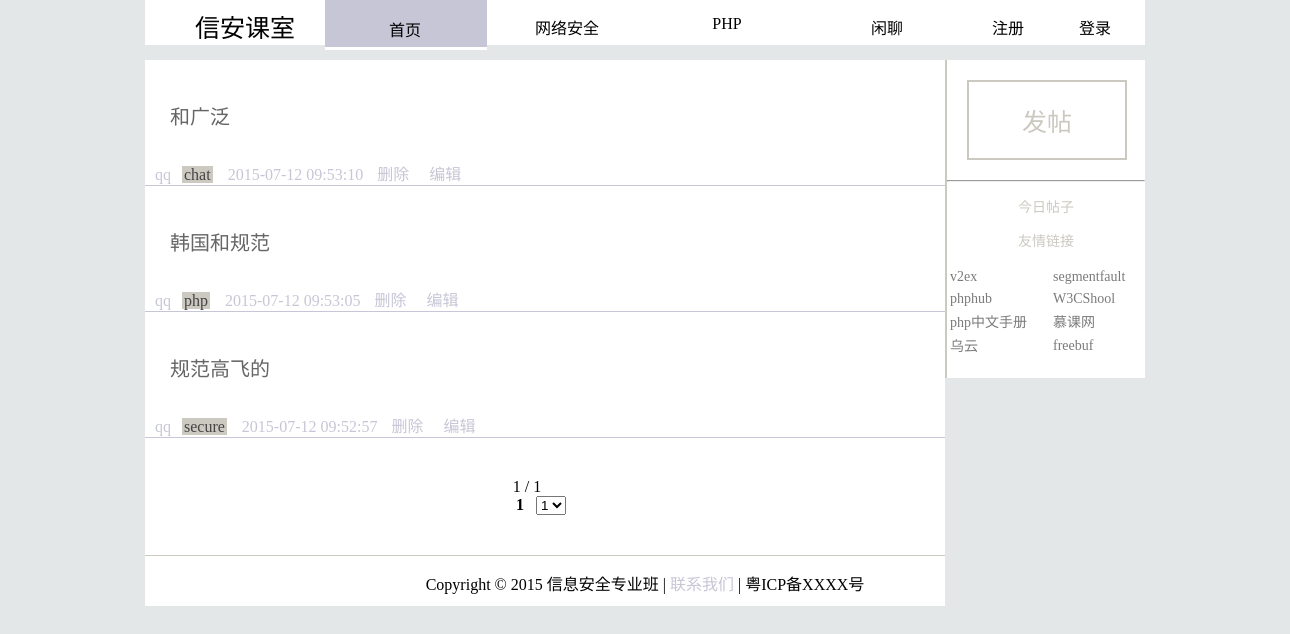
Screenshot of /front/index.php with the database file from the repository.
### tables this page shows
CREATE TABLE `content` (
  `id` int(255) NOT NULL AUTO_INCREMENT,
  `title` varchar(100) NOT NULL,
  `body` mediumtext NOT NULL,
  `create_at` datetime NOT NULL,
  `ip` varchar(20) NOT NULL,
  `user` varchar(20) NOT NULL,
  `category` varchar(20) NOT NULL,
  PRIMARY KEY (`id`)
);

### cutString.php (called while the page is built, shortened)
<?php
function cut_str($string, $sublen, $start = 0, $code = 'UTF-8')
{
if($code == 'UTF-8')
{
$pa ="/[\x01-\x7f]|[\xc2-\xdf][\x80-\xbf]|\xe0[\xa0-\xbf][\x80-\xbf]|[\xe1-\xef][\x80-\xbf][\x80-\xbf]|\xf0[\x90-\xbf][\x80-\xbf][\x80-\xbf]|[\xf1-\xf7][\x80-\xbf][\x80-\xbf][\x80-\xbf]/";
preg_match_all($pa, $string, $t_string); if(count($t_string[0]) - $start > $sublen) return join('', array_slice($t_string[0], $start, $sublen))."...";
return join('', array_slice($t_string[0], $start, $sublen));
}
}
?>

### paging.php (the view, shortened to what this page needs)
<?php
   function show_result($sql,$link){
       $result = mysql_query($sql,$link) or  die("<script>alert(\"该栏目还没有帖子,返回上一页面\");history.back(-1)</script>");
while($row = mysql_fetch_array($result, MYSQL_NUM)){
?>
			<div class="showContent">
				<div class ="showMain">
					<p><a style="font-size:20px;" href="../comment/show.php?id=<?php echo $row[0] ?>"><?php echo cut_str($row[1],32) ?></a></p>
                    <p class="bottomName"><?php  echo cut_str( $row[5],10)?><span class="category"><?php echo $row[6]?></span><span class="date"><?php echo $row[3]?>
<?php if($row[5] == $_SESSION['username']){
$c = basename($_SERVER["PHP_SELF"]);?>
<span style="padding-left:10px;color:#666666;cursor:pointer" onclick="deleteTheme('<?php echo "$row[0]','$c','theme'"?>)"> 删除</span><span style="padding-left:0px"><a href="../action/edit.php?id=<?php echo $row[0]?>">编辑</a></span>
<?php }else{?>
<span style="padding-left:10px;color:#C7C6D6"> 删除</span><span style="padding-left:20px;color:#C7C6D6">编辑</a></span>
<?php }?>
                    </span>
				</div>
			</div>
<?php }
   }
   function paging($cur_page,$sql,$link,$page_size){
	   $row_count = mysql_num_rows(mysql_query($sql));
	   $page_count = ceil($row_count / $page_size);
	   $page_index = isset($_GET['page']) ? $_GET['page'] : 1;
	  $start_row = ($page_index-1)* $page_size;
	  $sql_limit = sprintf("%s limit %d,%d", $sql, $start_row, $page_size);
	  show_result($sql_limit,$link);
	  printf("<form id=\"form1\" style=\"background-color:#fff\" class =\"paging\" name=\"pagingform\" method=\"get\" action=\"\">");
	  printf("%d / %d &nbsp;&nbsp;&nbsp;&nbsp;&nbsp;&nbsp;&nbsp;&nbsp<br/>",$page_index,$page_count);
	  for($i=1;$i<=$page_count;$i++){
		  if($i!= $page_index)
		    printf("<a href=\"%s?page=%d\">[%d]</a>&nbsp;&nbsp;",$cur_page,$i,$i);
		  else
		    printf("<b><font color=\"#000\">%d</font></b>&nbsp;&nbsp;",$i);
	  }
	  printf("&nbsp;<select name=\"page\" onchange=\"pagingform.submit();\">");
	  for($i=1;$i<=$page_count;$i++){
		  printf("<option value=\"%d\" %s >%d</option>",$i,($i==$page_index ? "selected" : ""),$i);
	  }
	  printf("</select>&nbsp;&nbsp;");
	  printf("</form>");
 include_once '../layout/footer.php' ;
   }
?>

### css/style.css (style rules this page uses)
body { margin:0px; padding:0px; background-color:#e4e7e8; }
.showContent { background-color:#fff; width:800px; height:100px; padding-top:25px; border-bottom:1px solid #C7C6D6; }
.showContent div { float:left; }
.showMain { height:100px; width:700px; }
.showMain a { padding-left:25px; padding-top:5px; text-decoration:none; color:#666666; }
.bottomName { color:#C7C6D6; padding-top:15px; padding-left:10px; }
.date { padding-left:15px; }
.paging { text-align:center; padding-top:40px; padding-bottom:40px; }
.category { background-color:#CCC9C1; color:#444444; margin-left:11px; padding-left:2px; padding-right:2px; }

### rows the page displays
content: title "和广泛", user "qq", category "chat", create_at "2015-07-12 09:53:10", shows "删除"
content: title "韩国和规范", user "qq", category "php", create_at "2015-07-12 09:53:05", shows "删除"
content: title "规范高飞的", user "qq", category "secure", create_at "2015-07-12 09:52:57", shows "删除"

### other values shown
$page_index "1"
$page_count "1"
form field page "1"
